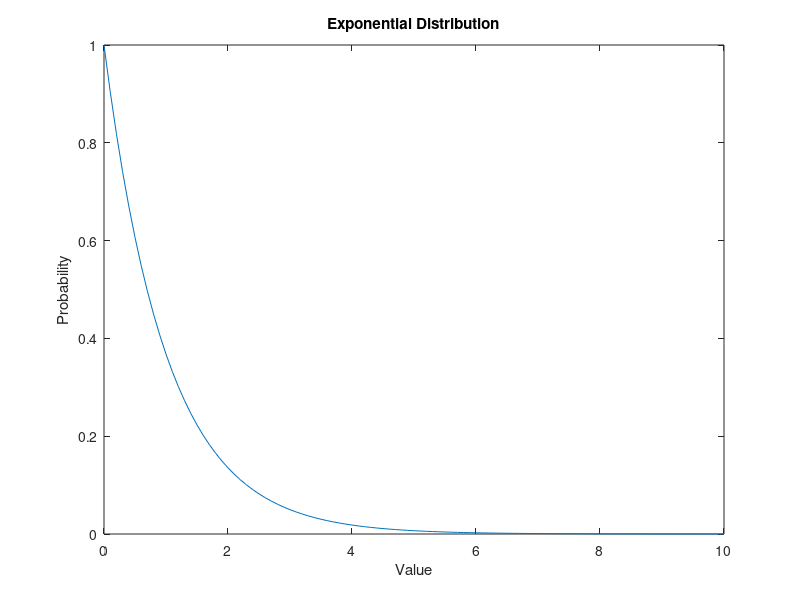

Reproduce this figure in MATLAB.
%Exponential Distribution..........
clc;
clear all;
close all;
%Parameters
lambda=1; %Rate parameter
%Generate exponential distribution
x=0:0.1:10;
y=exppdf(x,1/lambda);
%Plot figure
plot(x,y);
title('Exponential Distribution');
xlabel('Value');
ylabel('Probability');